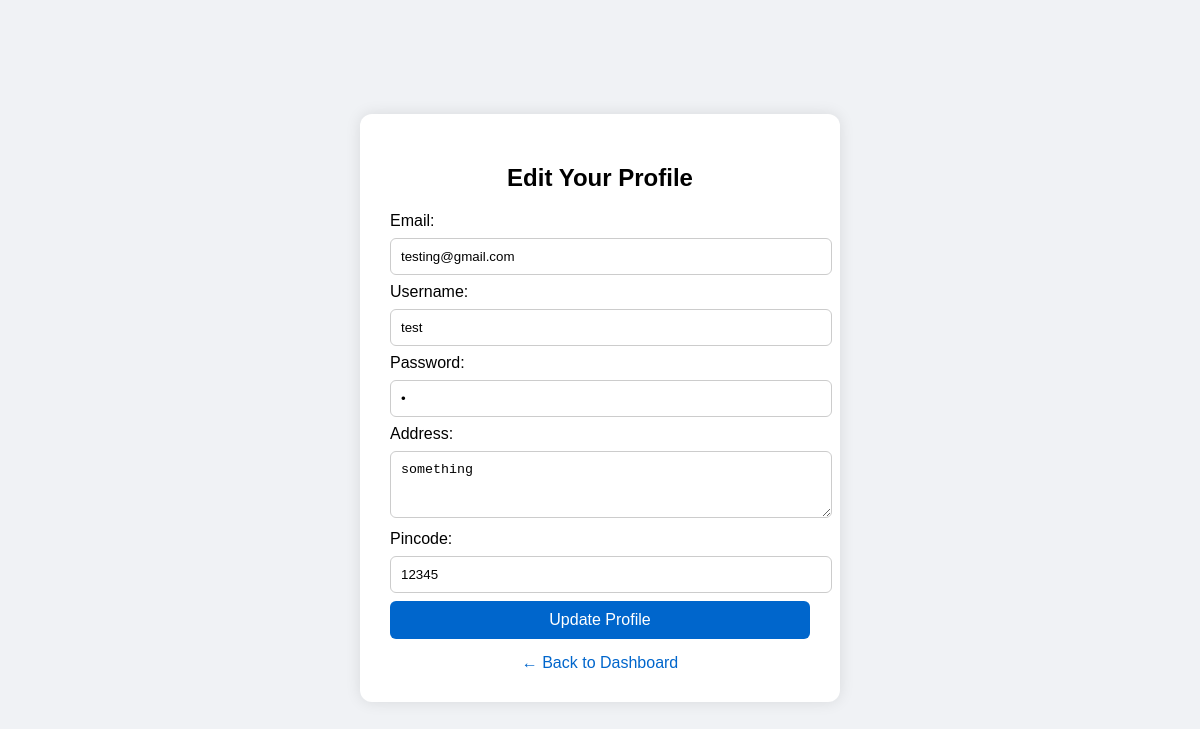
Screenshot of /user_edit_profile (signed in) with the database file from the repository.
### parking_lot/app.py (models this page shows)
class User(db.Model):
    __tablename__ = 'users'
    id = db.Column(db.Integer, primary_key=True, autoincrement=True)
    username = db.Column(db.String(80), unique=True, nullable=False)
    password = db.Column(db.String(120), nullable=False)
    email = db.Column(db.String(120), unique=True, nullable=False)
    address = db.Column(db.Text)
    pincode = db.Column(db.String(10))
    is_admin = db.Column(db.Boolean, default=False)

### parking_lot/app.py (the view, shortened to what this page needs)
@app.route('/user_edit_profile', methods=['GET', 'POST'])
@login_required
def user_edit_profile():
    user = User.query.get(session['user_id'])
    if user.is_admin:
        flash("Admins, your throne awaits elsewhere.")
        return redirect('/login')
    return render_template('user_edit_profile.html', user=user)

### parking_lot/app.py (called while the page is built)
def login_required(f):
    @wraps(f)
    def decorated(*args, **kwargs):
        if 'user_id' not in session:
            flash("Looks like you've wandered off. Please log in to continue.")
            return redirect('/login')
        return f(*args, **kwargs)
    return decorated

### parking_lot/templates/user_edit_profile.html (shortened to what this page needs)
<!DOCTYPE html>
<html>
<head>
</head>
<body>
<div class="form-container">
  <h2>Edit Your Profile</h2>
  <form method="POST">
    <label>Email:</label>
    <input type="text" name="email" value="{{ user.email }}" required>
    <label>Username:</label>
    <input type="text" name="username" value="{{ user.username }}" required>
    <label>Password:</label>
    <input type="password" name="password" value="{{ user.password }}" required>
    <label>Address:</label>
    <textarea name="address" rows="3">{{ user.address }}</textarea>
    <label>Pincode:</label>
    <input type="text" name="pincode" value="{{ user.pincode }}">
    <button type="submit">Update Profile</button>
  </form>
  <div class="back-link">
    <a href="/user_dashboard">← Back to Dashboard</a>
  </div>
</div>
</body>
</html>

### parking_lot/templates/user_edit_profile.html (style rules this page uses)
body { font-family: Arial, sans-serif; background-color: #f0f2f5; display: flex; justify-content: center; align-items: center; height: 100vh; }
.form-container { background-color: #fff; padding: 30px; border-radius: 12px; box-shadow: 0px 0px 15px rgba(0,0,0,0.1); width: 420px; }
h2 { text-align: center; margin-bottom: 20px; }
input, textarea { width: 100%; padding: 10px; margin: 8px 0; border: 1px solid #ccc; border-radius: 6px; }
button { width: 100%; padding: 10px; background-color: #0066cc; color: white; border: none; border-radius: 6px; font-size: 16px; cursor: pointer; }
.back-link { text-align: center; margin-top: 15px; }
.back-link a { text-decoration: none; color: #0066cc; }

### rows the page displays
User: email "testing@gmail.com", username "test", address "something", pincode "12345"
